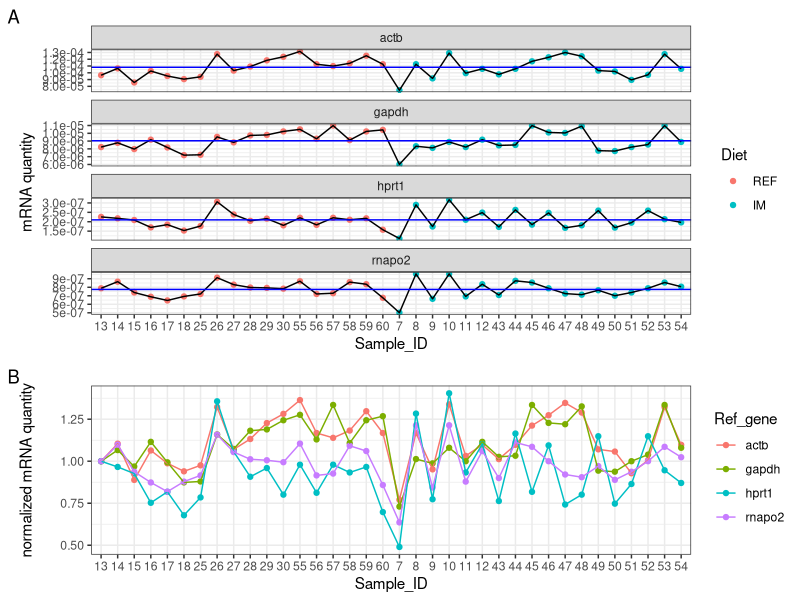
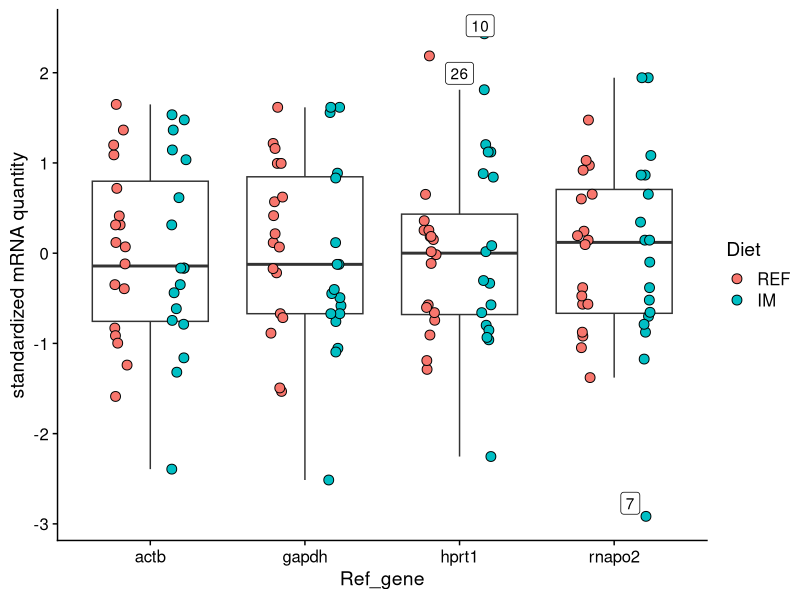
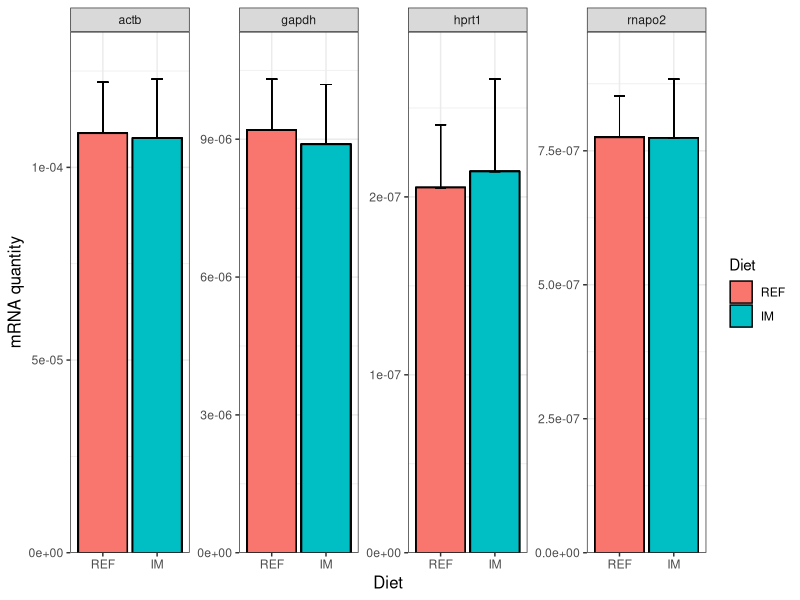
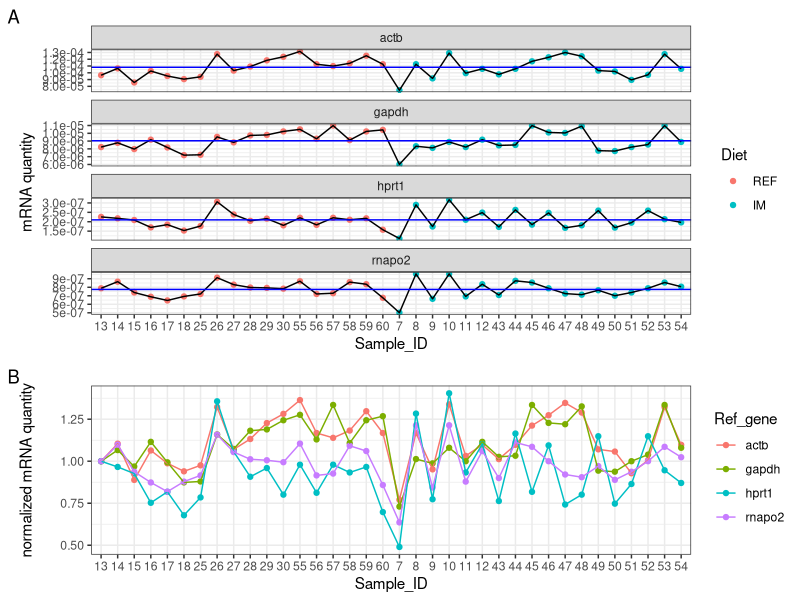
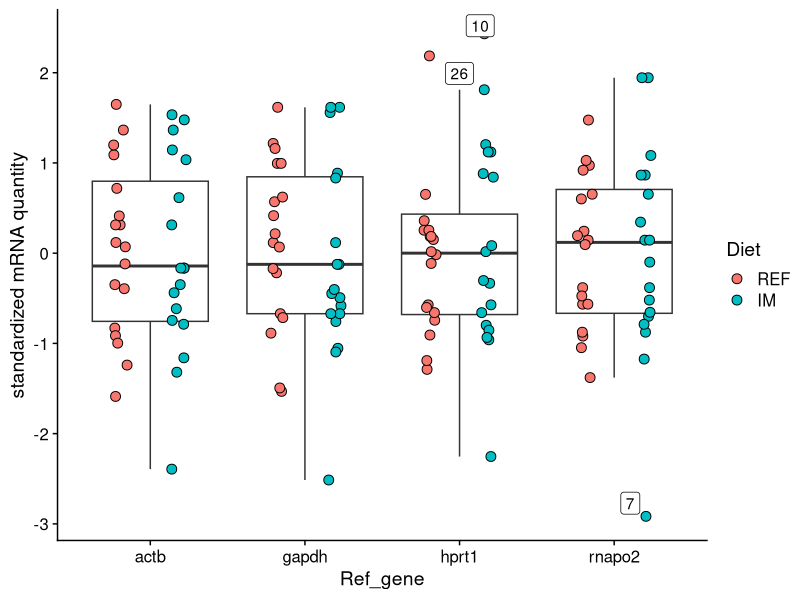
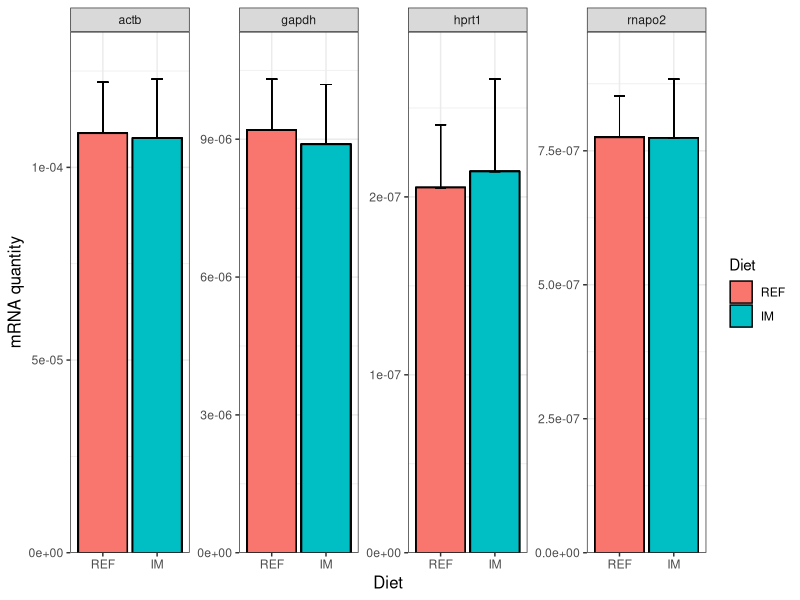
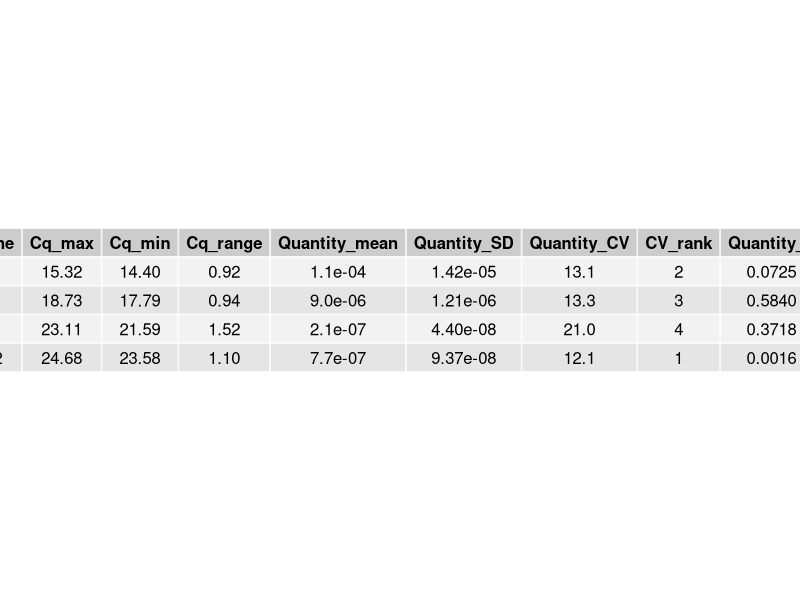

Here is the R script that generated these plots, in order: (Note: this script raises an error after producing the figures.)
library(tidyverse) # tidy, manipulate and plot data
library(broom) # tidy statistical outputs
library(cowplot) #  a ggplot2 add-on to provide a publication-ready theme  

# Import and tidy data #########################################################
df <- read_csv("data/clean_data/AqFl2_qPCR_ref_PI.csv", col_names = T, na = "") 
               
head(df, n = 20L)
str(df)

# Tidy data and calculate new variables
df <- df %>% 
  arrange(Ref_gene, desc(Diet)) %>% 
  mutate(Quantity = `^`(PE, -Cq)) %>% # calculate mRNA quantity. PE: primer efficiency
  group_by(Ref_gene, Diet)  %>%
  mutate(Mean = mean(Quantity), SD = sd(Quantity)) %>% # calculate average mRNA quantity per diet and its sd
  ungroup() %>%
  group_by(Ref_gene) %>%
  mutate(Quantity_std = scale(Quantity), # standardize mRNA quantity of each reference gene
         Quantity_nm = Quantity / Quantity[1]) # normalize mRNA quantity of each reference gene to the first sample
 
# Exploratory analysis ######################################################### 
# Convert character to factor, specifying the desired orders to be shown on plots
df$Diet <- factor(df$Diet, levels = c("REF", "IM"))
df$Sample_ID <- factor(df$Sample_ID, levels = unique(df$Sample_ID)) # use the exact order of Sample_ID column

# Point diagram ----------------------------------------------------------------
# make a dataframe containing the grand mean of mRNA quantity per reference gene
gm <- df %>% 
  group_by(Ref_gene) %>%
  summarize(gmean = mean(Quantity))

# make point diagram 
# Show individual expression profile
p1 <- df %>% 
  ggplot(aes(x = Sample_ID, y = Quantity, group = 1)) +
    geom_point(aes(color = Diet)) +
    geom_line() +
    facet_wrap(~ Ref_gene, ncol = 1, scales = "free_y") +
    labs(y = "mRNA quantity", tag = "A") +
    scale_y_continuous(labels = scales::scientific) + 
    theme_bw() +
    geom_hline(aes(yintercept = gmean), gm, color = "blue") # The blue line shows the grand mean.

# Show normalized expression levels of the 4 reference genes in one plot
p2 <- df %>% 
  ggplot(aes(x = Sample_ID, y = Quantity_nm, color = Ref_gene)) +
    geom_point() +
    geom_line(aes(group = Ref_gene)) +
    labs(y = "normalized mRNA quantity", tag = "B") +
    theme_bw() +
    scale_fill_brewer(palette = "Dark2") 

# Combine the plots
plot_grid(p1, p2, ncol = 1, align = "v", rel_heights = c(3, 2))

ggsave('analysis/exploratory_analysis/qPCR_ref_PI_pointDiagram.pdf', 
       units = "in", 
       dpi = 300,
       height = 10,
       width = 8)

# Boxplot ----------------------------------------------------------------------
# convert Sample_ID as character, otherwise ggrepel won't work properly
df$Sample_ID <- as.character(df$Sample_ID)

# Define a function for identifying outliers
is_outlier <- function(x) {
  x < quantile(x, 0.25) - 1.5 * IQR(x) | x > quantile(x, 0.75) + 1.5 * IQR(x)
}

# Set seed to make jitter points reproducible
set.seed(1910)

# Make boxplot using standardized mRNA quantity
df %>% 
  group_by(Ref_gene) %>%
  mutate(outlier = is_outlier(Quantity_std)) %>%
  ggplot(aes(x = Ref_gene, y = Quantity_std, 
             label = ifelse(outlier, Sample_ID, NA))) +
  geom_boxplot(outlier.shape = NA) +
  geom_point(aes(fill = Diet), size = 3, shape = 21, 
             position = position_jitterdodge(0.2)) +
  ggrepel::geom_label_repel() + # label outliers with Sample_ID
  ylab("standardized mRNA quantity") +
  theme_cowplot()

ggsave('analysis/exploratory_analysis/qPCR_ref_PI_boxPlot.pdf', 
       units = "in", dpi = 300)

# Barplot ----------------------------------------------------------------------
df %>%
  ggplot(aes(x = Diet, y =  Mean, fill = Diet)) +
  geom_bar(stat = "identity", position = position_dodge(), colour = "black") +
  geom_errorbar(aes(ymin = Mean, ymax = Mean + SD), size = 0.3, width = 0.2) + # add error bar (sd)
  facet_wrap(~ Ref_gene, nrow = 1, scales = "free_y") +
  scale_y_continuous(limits = c(0, NA), 
                     expand = expand_scale(mult = c(0, 0.1))) + 
  ylab("mRNA quantity") +
  theme_bw() +
  theme(axis.title.x = element_text(size = 12),
        axis.title.y = element_text(size = 12))

ggsave('analysis/exploratory_analysis/qPCR_ref_PI_barPlot.pdf', 
       units = "in", dpi = 300)

# Rank reference genes by coefficient of variation and F statistic #############
# Calculate coefficient of variance (cv), measuring overall stability of reference genes across all the samples
cv <- df %>% 
  group_by(Ref_gene) %>%
  summarize(Cq_max = max(Cq), 
            Cq_min = min(Cq), 
            Cq_range = max(Cq) - min(Cq), 
            Quantity_mean = mean(Quantity), 
            Quantity_SD = sd(Quantity),
            Quantity_CV = 100 * Quantity_SD / Quantity_mean) %>%
  mutate(CV_rank = dense_rank(Quantity_CV)) %>% # rank reference genes by CV
  arrange(Ref_gene)
  
# Calculate F-statistic, measuring reference gene stability across experimental treatments
F_stat <- df %>% 
  group_by(Ref_gene) %>% 
  do(tidy(aov(Quantity ~ Diet, data = .))) %>% # run ANOVA for each reference gene and tidy statistical outputs
  na.omit() %>%
  select(Ref_gene, statistic) %>%
  rename(Quantity_F = statistic) %>%
  as.data.frame() %>%
  mutate(F_rank = dense_rank(Quantity_F)) %>% # rank reference genes by F statistic
  arrange(Ref_gene) 

# Summary 
smr <- full_join(cv, F_stat, by = "Ref_gene")

# Format digits
smr$Quantity_mean <- formatC(smr$Quantity_mean, format = "e", digits = 1)
smr$Quantity_SD <- formatC(smr$Quantity_SD, format = "e", digits = 2)
smr$Quantity_CV <- formatC(smr$Quantity_CV, format = "f", digits = 1)
smr$Quantity_F <- formatC(smr$Quantity_F, format = "f", digits = 4)

# Export summary table
pdf('results/reference_gene_ranks/ref_gene_rank_PI.pdf', width = 12)
gridExtra::grid.table(smr)
dev.off()

# Get session info
writeLines(capture.output(sessionInfo()), "analysis/code/qPCR_ref_PI_sessionInfo.txt")